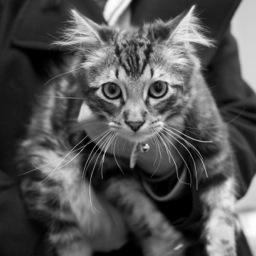
%> input picture Project2/SecondPart/photo1_1.jpg, 256 x 256 px
$ octave Question4.m   (GNU Octave 9; MATLAB toolbox functions it lacks are replaced by stand-ins)
%> lines starting %> are read from the running program, lines starting %| are printed output that depends on the picture; in (x1, y1, x2, y2) boxes, pixels count from 0 and x2, y2 are one past the last pixel; in counts of white or black regions, pixels touching at a corner belong together; the program's own positions count from 1
%Same as before first horizontal shift.
%Pulling The Image.
x = imread('photo1_1.jpg');
%> x is the input picture: size 256x256 uint8; min 0, max 255, mean 84.8
x_gray = double(x);
%Assuming image is square then r will be correct
%dimension.
%Creating the identity matrix for corresponding
%image.
[r,c] = size(x_gray);
%> r = 256; c = 256
E = eye(r);
%First is the Horizontal Shift.
C(:,1:141) = E(:,116:256);
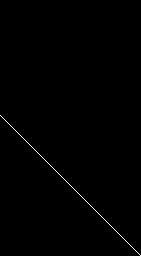
%> C: size 256x141 double; values 0 (black) and 1 (white), 0.39% white in thin lines or dots, all inside (x1, y1, x2, y2) = (0, 115, 141, 256)
C(:,141:256) = E(:,1:116);
%> C: size 256x256 double; values 0 (black) and 1 (white), 0.39% white in thin lines or dots
%Next We have the Vertical Shift.
C2(1:101,:) = E(156:256,:);
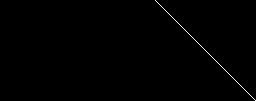
%> C2: size 101x256 double; values 0 (black) and 1 (white), 0.39% white in thin lines or dots, all inside (x1, y1, x2, y2) = (155, 0, 256, 101)
C2(101:256,:) = E(1:156,:);
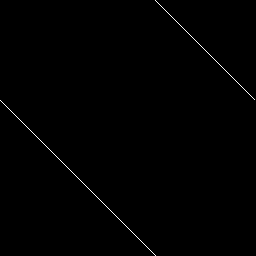
%> C2: size 256x256 double; values 0 (black) and 1 (white), 0.39% white in thin lines or dots
Z = x_gray * C;
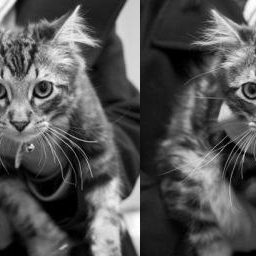
%> Z: size 256x256 double; min 0, max 255, mean 84.6
Z = (C * Z);
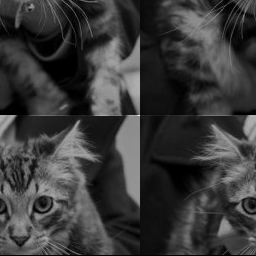
%> Z: size 256x256 double; min 0, max 370, mean 84.6; drawn with min black and max white
subplot(1,2,1);
spy(C);
subplot(1,2,2);
imshow(Z,[0,255]);
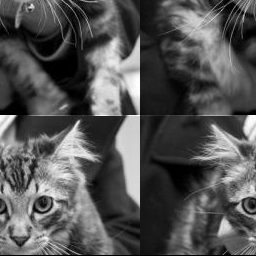
%> displayed picture: size 256x256, on the screen's scale of 0 to 255; min 0, max 255, mean 84.6; mean of the top-left, top-right, bottom-left and bottom-right quarters 74.8, 74.8, 109.8, 78.9
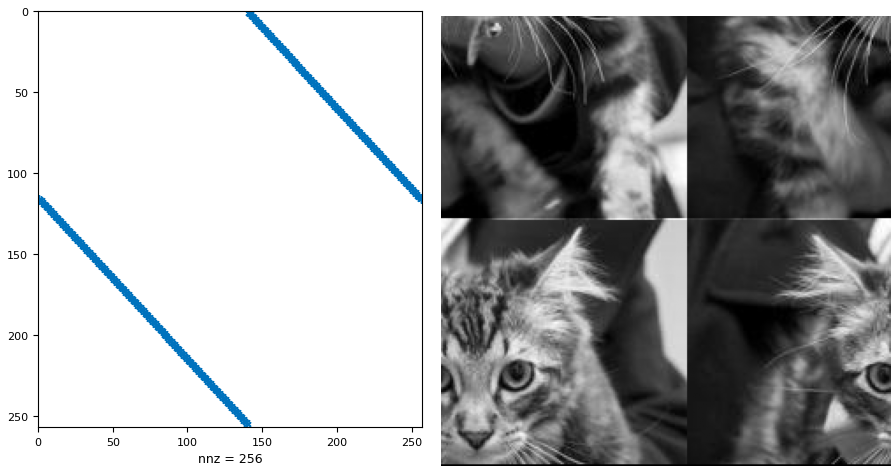
%> figure redrawn from the program's plot data, 2 panels
